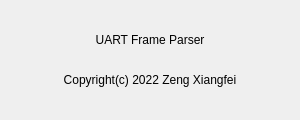
<?xml version="1.0" encoding="UTF-8"?>
<ui version="4.0">
 <class>AboutDialog</class>
 <widget class="QDialog" name="AboutDialog">
  <property name="geometry">
   <rect>
    <x>0</x>
    <y>0</y>
    <width>300</width>
    <height>120</height>
   </rect>
  </property>
  <property name="windowTitle">
   <string>About</string>
  </property>
  <layout class="QVBoxLayout" name="verticalLayout">
   <item>
    <spacer name="verticalSpacer_2">
     <property name="orientation">
      <enum>Qt::Vertical</enum>
     </property>
     <property name="sizeHint" stdset="0">
      <size>
       <width>20</width>
       <height>40</height>
      </size>
     </property>
    </spacer>
   </item>
   <item>
    <widget class="QLabel" name="programNameLabel">
     <property name="text">
      <string>UART Frame Parser</string>
     </property>
     <property name="alignment">
      <set>Qt::AlignCenter</set>
     </property>
    </widget>
   </item>
   <item>
    <widget class="QLabel" name="versionLabel">
     <property name="text">
      <string/>
     </property>
     <property name="alignment">
      <set>Qt::AlignCenter</set>
     </property>
    </widget>
   </item>
   <item>
    <widget class="QLabel" name="copyrightLabel">
     <property name="text">
      <string>Copyright(c) 2022 Zeng Xiangfei</string>
     </property>
     <property name="alignment">
      <set>Qt::AlignCenter</set>
     </property>
    </widget>
   </item>
   <item>
    <spacer name="verticalSpacer">
     <property name="orientation">
      <enum>Qt::Vertical</enum>
     </property>
     <property name="sizeHint" stdset="0">
      <size>
       <width>20</width>
       <height>40</height>
      </size>
     </property>
    </spacer>
   </item>
  </layout>
 </widget>
 <resources/>
 <connections/>
</ui>
